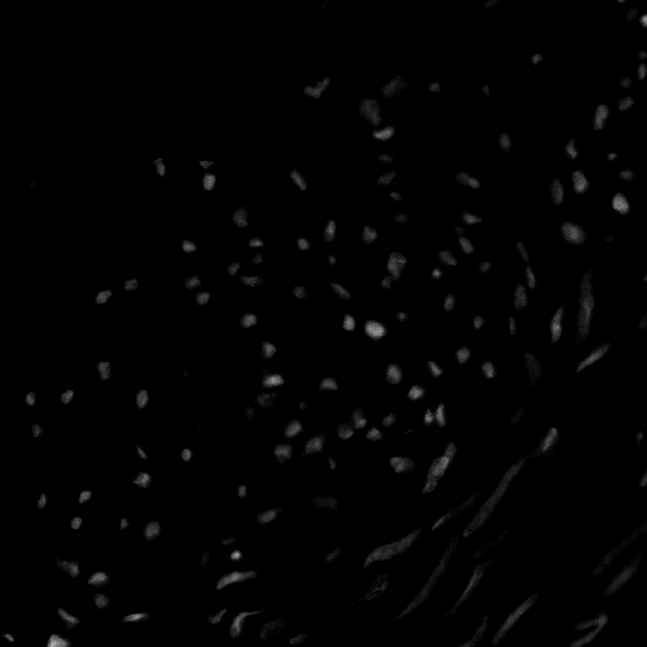
#> input picture Other_Practices/Gabriel Crepaldi/Lab03 - Histogram Equalization/im_cells.png, 647 x 647 px
$ jupyter execute Lab03_hist.ipynb
#> lines starting #> are read from the running program, lines starting #| are printed output that depends on the picture
**Prática de Histogramas**

1)
- Produza a imagem ‘negativa’ do arquivo ‘im_cells.png’
- Com a imagem negativa, produza a imagem original novamente.
- Mostre lado a lado a imagem original e a negativa. Em qual deles os objetos presentes na imagem são melhor percebidos? Justifique.
- Aplique a imagem uma função logarítmica.

[cell 1]
import numpy as np
import matplotlib.pyplot as plt
import cv2 as cv2


img = cv2.imread("im_cells.png")
#> img is the input picture: shape (647, 647, 3); min 0, max 188, mean 2.4
img_negative = 255 - img
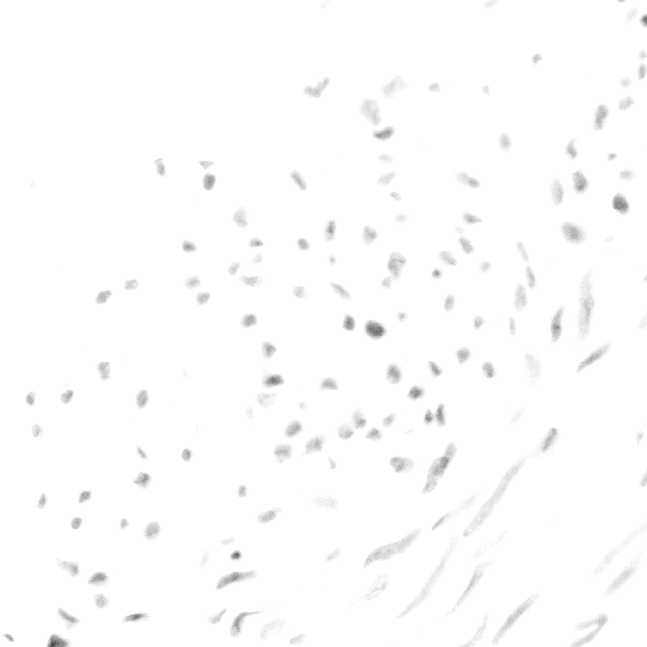
#> img_negative: shape (647, 647, 3); min 67, max 255, mean 252.6
negative_negative = 255 - img_negative

plt.figure(figsize=(30,30))

plt.subplot(1,3,1)
plt.axis("off")
plt.title("original")
plt.imshow(img)

plt.subplot(1,3,2)
plt.axis("off")
plt.title("negativa")
plt.imshow(img_negative)

plt.subplot(1,3,3)
plt.axis("off")
plt.title("negativa da negativa")
plt.imshow(negative_negative)

plt.show()

#### Resposta
Os objetos são melhor percebidos na imagem negativa, já que os detalhes pretos no branco são mais aparentes

[cell 2]
#Função Logarítmica
img_normalized = img / np.max(img)
log_img = np.log1p(img_normalized)
log_img = (log_img / np.max(log_img)) * 255
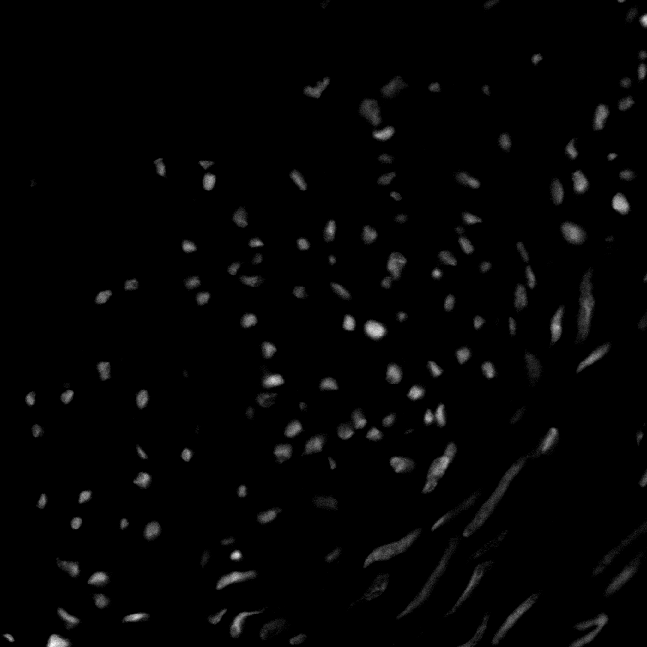
#> log_img: shape (647, 647, 3) float64; min 0, max 255, mean 4.2

plt.figure(figsize=(30,30))
plt.subplot(1,3,1)
plt.axis("off")
plt.title("original")
plt.imshow(img)

plt.subplot(1,3,2)
plt.axis("off")
plt.title("log")
plt.imshow(log_img)
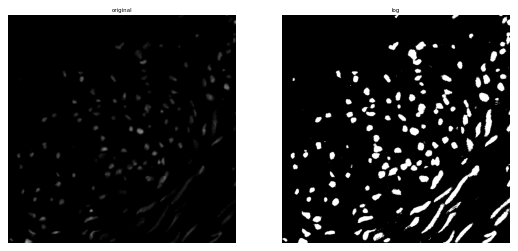
#> figure drawn by matplotlib, 2 panels

2)
- Abra a imagem 'pout.tif' e mostre seu histograma.
- Equalize a imagem anterior e mostre novamente seu histograma. Mostra a curva de transformação (consulte https://www.mathworks.com/help/images/histogram-equalization.html)
(procurar função OpenCV)

[cell 3]
img = cv2.imread("pout.tif")
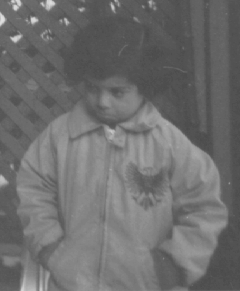
#> input picture Other_Practices/Gabriel Crepaldi/Lab03 - Histogram Equalization/pout.tif, 240 x 291 px
#> img is the input picture: shape (291, 240, 3); min 74, max 224, mean 110.3

img_gray = cv2.cvtColor(img, cv2.COLOR_BGR2GRAY)

#imagem normal
plt.figure(figsize=(20, 4))
plt.subplot(1, 4, 1)
plt.imshow(img_gray, cmap='gray')
plt.axis("off")
plt.title('Imagem')

plt.subplot(1, 4, 2)
plt.hist(img_gray.ravel(), bins=255) #ravel faz todos elementos da imagem virarem um único array
plt.title('Histograma')


#imagem equalizada
img_eq = cv2.equalizeHist(img_gray)
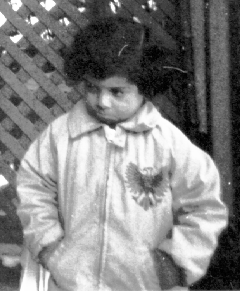
#> img_eq: shape (291, 240); min 0, max 255, mean 130.4

plt.subplot(1, 4, 3)
plt.imshow(img_eq,  cmap='gray')
plt.axis("off")
plt.title('Imagem')

plt.subplot(1, 4, 4)
plt.hist(img_eq.ravel(), bins=255)
plt.title('Histograma')

plt.show()
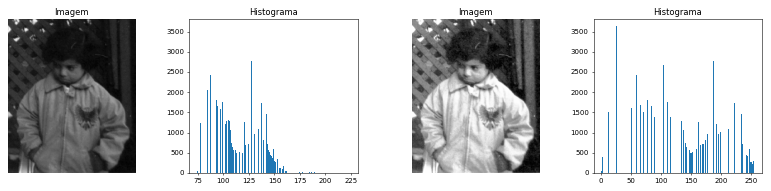
#> figure drawn by matplotlib, 4 panels; panel 2: tallest bar 3628 high, from x = 81.65 to 82.24; panel 4: tallest bar 3628 high, from x = 25 to 26

def cdf(img, bin_size=1):
#> called with bin_size = 1
    if img.shape :
        if img.ndim > 2:
            new_img = cv2.cvtColor(img, cv2.COLOR_BGR2GRAY)
        else:
            new_img = np.array(img)

    number_of_pixels = new_img.shape[0] * new_img.shape[1]
#> number_of_pixels = 69840
    num_bins = int(256 / bin_size)

    hist = np.zeros(num_bins)

    for i in range(num_bins):
        lower_bound = i * bin_size
        upper_bound = (i + 1) * bin_size
        hist[i] = np.sum((new_img >= lower_bound) & (new_img < upper_bound))
#> after the loop, hist = 256 values, max 3628 at index 82, min 0 at index 0, mean 272.8

    hist = hist / number_of_pixels
#> hist = 256 values, max 0.0519 at index 82, min 0 at index 0, mean 0.00391

    cdf = np.cumsum(hist)
#> cdf = 256 values from 0 to 1

    return cdf

def transform_curve_image(img, title):
    plt.plot(cdf(img))
    plt.title(title)

plt.figure(figsize=(20, 4))
plt.subplot(1,2,1)
transform_curve_image(img_gray, "Imagem Normal")
plt.subplot(1,2,2)
transform_curve_image(img_eq, "Imagem Equalizada")
plt.show()
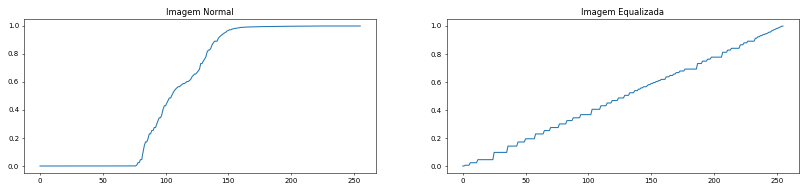
#> figure drawn by matplotlib, 2 panels; panel 1: curve peaks at x = 224, y = 1; panel 2: curve peaks at x = 255, y = 1

3) *Implemente* o algoritmo de equalização de histograma e aplique a imagem ‘im_cells.png’. Use o mínimos de laços for - tente realizar operações diretas com matrizes e vetores do numpy
- Aplique o mesmo algortimo 2x na mesma imagem e compare os resultados

[cell 4]
img_3 = cv2.imread("im_cells.png")

#antes de equalizar
plt.subplot(1,2,1)
plt.imshow(img_3, cmap='gray')
plt.subplot(1,2,2)
plt.hist(img_3.ravel(), bins=255)
plt.ylim(0, 5000)
plt.show()
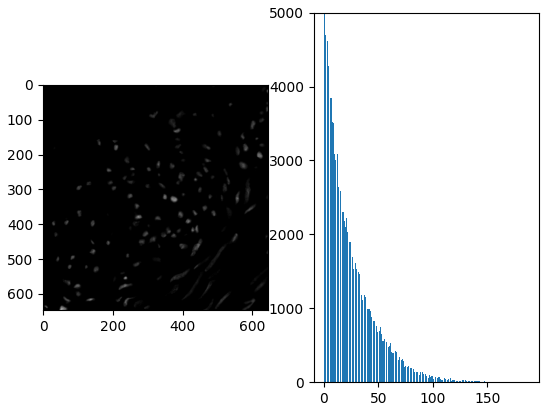
#> figure drawn by matplotlib, 2 panels; panel 2: tallest bar 1135224 high, from x = 0 to 0.737

#algoritmo de equalização
# Tr(rk) = numero_de_divisoes * cdf

#calcular valores do cdf

cdf_values = cdf(img_3, 1)
#> cdf_values = 256 values from 0.904 to 1
plt.plot(cdf_values)
plt.title("CDF")
plt.show()
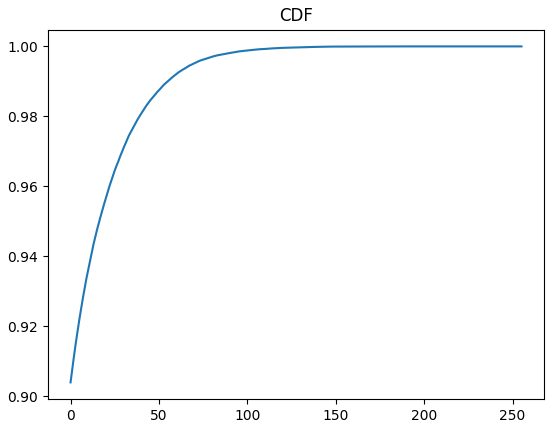
#> figure drawn by matplotlib, 1 panel; curve peaks at x = 188, y = 1

#pegar os valores do cdf e comparar com a porcentagem que deveria ser do numero_de_divisoes
number_of_bins = cdf_values.size
#> number_of_bins = 256

intensities = []
for i in range(number_of_bins):
    intensities.append(round((i/cdf_values.size)/ 0.01) * 0.01)
#> after the loop, intensities = 256 values from 0 to 1

real_values = np.zeros(number_of_bins)
#> real_values = 256 values from 0 to 0

for i in range(number_of_bins):
    if cdf_values[i] != intensities[i]:
        real_values[i] = cdf_values[i] * number_of_bins
#> after the loop, real_values = 256 values from 231.4 to 256
real_values
plt.plot(real_values)
plt.show()
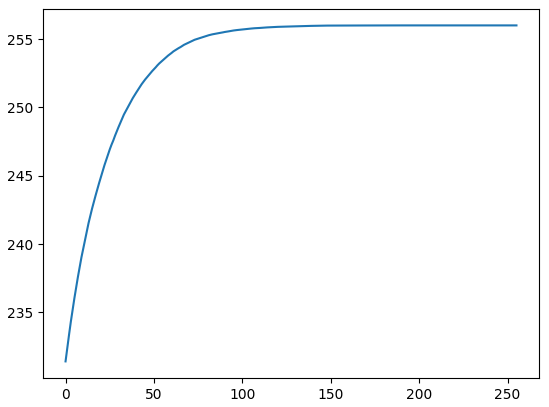
#> figure drawn by matplotlib, 1 panel; curve peaks at x = 188, y = 256

#caso seja diferente do valor desejado, entao multiplicar pelo numero_de_divisoes, pegando o resultado e colocando os pixel nesse valor arredondado
